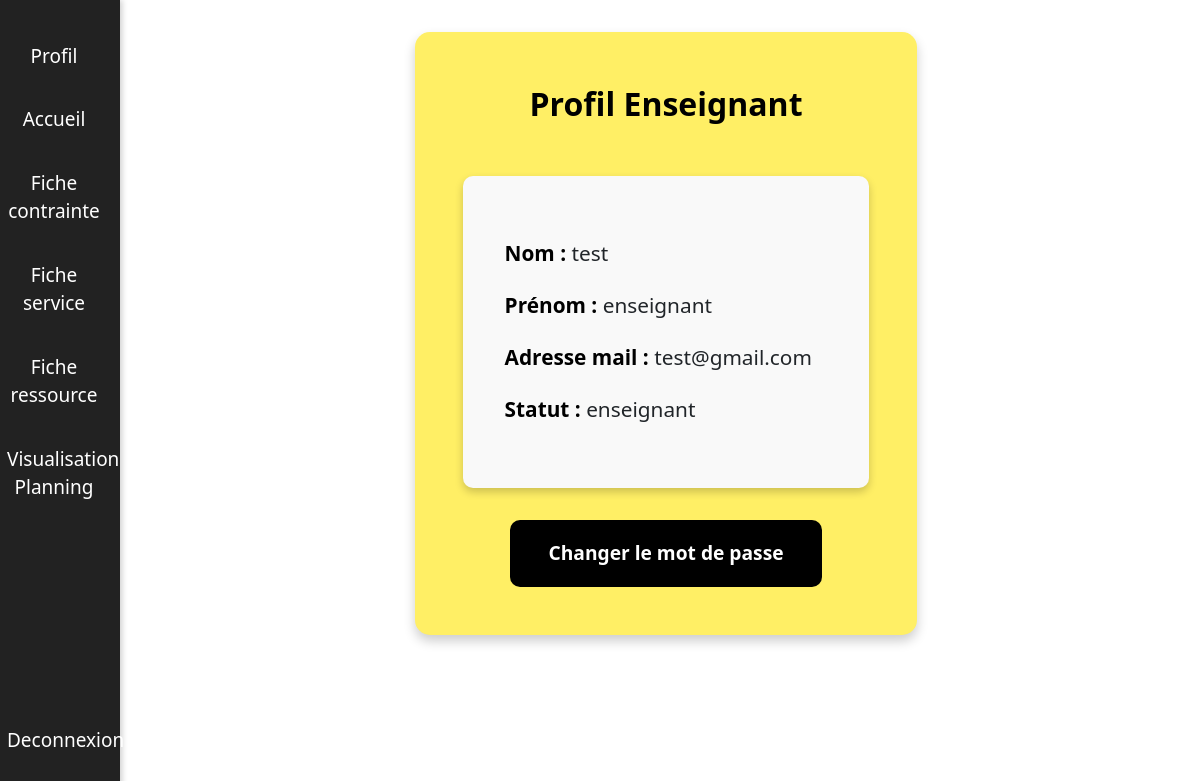
The page /index.php?action=profilEnseignant (signed in) on the database its author committed.
### tables this page shows
CREATE TABLE `utilisateurs` (
  `id_utilisateur` int(11) NOT NULL,
  `nom` varchar(255) NOT NULL,
  `prenom` varchar(255) NOT NULL,
  `email` varchar(255) NOT NULL,
  `telephone` varchar(20) NOT NULL,
  `mot_de_passe` varchar(255) NOT NULL,
  `role` varchar(255) NOT NULL,
  `statut` varchar(255) DEFAULT NULL,
  `nombre_heures` int(11) DEFAULT NULL,
  `reset_token` varchar(255) DEFAULT NULL,
  `reset_token_expiration` datetime DEFAULT NULL,
  `supprimer` tinyint(1) NOT NULL DEFAULT 0,
  `responsable` varchar(255) NOT NULL
);

### index.php (called while the page is built, shortened)
<?php
$action = $_GET['action'] ?? null;
$dispatcher = new Dispatcher($action);
$dispatcher->run();
?>

### src/Enseignant/Profil.php (the view, shortened to what this page needs)
<?php
$pdo = connexionFactory::makeConnection();
$stmt = $pdo->prepare("SELECT * FROM utilisateurs WHERE id_utilisateur = :id_utilisateur");
$stmt->bindParam(':id_utilisateur', $_SESSION['user_id'], PDO::PARAM_INT);
$stmt->execute();
$user = $stmt->fetch(PDO::FETCH_ASSOC);
?>
<!DOCTYPE html>
<html lang="fr">
<head>
</head>
<body>
<div id="main-content">
    <div class="profile-container">
        <div class="profile-header">Profil Enseignant</div>
        <div class="profile-info">
            <p><span>Nom :</span> <?php echo htmlspecialchars($user['nom']); ?></p>
            <p><span>Prénom :</span> <?php echo htmlspecialchars($user['prenom']); ?></p>
            <p><span>Adresse mail :</span> <?php echo htmlspecialchars($user['email']); ?></p>
            <p><span>Statut :</span> <?php echo htmlspecialchars($user['role']); ?></p>
        </div>
        <div class="profile-button">
            <button class="change-password-btn" onclick="location.href='change_password.php'">Changer le mot de passe</button>
        </div>
    </div>
</div>
</body>
</html>

### src/Action/layout.css (style rules this page uses)
* { margin: 0; padding: 0; box-sizing: border-box; }
body { font-family: 'Poppins', sans-serif; }
#menu { position: fixed; top: 0; left: 0; width: 11%; height: 100vh; z-index: 9999; }
#main-content { margin-left: 11%; min-height: 100vh; padding: 2em; }

### src/Enseignant/Profil.php (style rules this page uses)
.profile-container { background: #FFEF65; padding: 3em; border-radius: 15px; box-shadow: 0 6px 12px rgba(0, 0, 0, 0.2); text-align: center; width: 50%; margin: auto; }
.profile-header { font-size: 2rem; font-weight: bold; color: #000; margin-bottom: 1.5em; }
.profile-info { background: #f9f9f9; padding: 2em; border-radius: 10px; box-shadow: 0 4px 8px rgba(0, 0, 0, 0.2); text-align: left; font-size: 1.3rem; }
.profile-info p { margin: 1em 0; }
.profile-info span { font-weight: bold; color: #000; }
.profile-button { margin-top: 2em; }
.change-password-btn { background: #000; color: #fff; border: none; padding: 1em 2em; font-size: 1.2rem; font-weight: bold; border-radius: 10px; cursor: pointer; transition: all 0.3s ease; }

### rows shown on the page
utilisateurs: nom "test", prenom "enseignant", email "test@gmail.com", role "enseignant"

### other values the page prints
$action->execute() "Profil Accueil Fiche contrainte Fiche service Fiche ressource Visualisation Planning Deconnexion"
